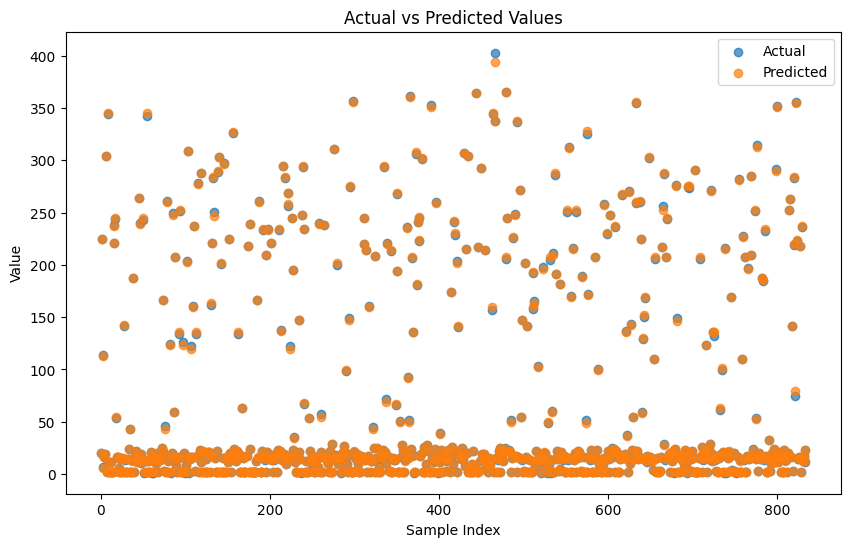

Write the Python code that produced this figure.
import pandas as pd
from sklearn.preprocessing import StandardScaler
import datasets
from sklearn.model_selection import train_test_split
from sklearn.ensemble import GradientBoostingRegressor
from sklearn.metrics import mean_squared_error
import matplotlib.pyplot as plt

# Load dataset
tesla = datasets.load_dataset('codesignal/tsla-historic-prices')
tesla_df = pd.DataFrame(tesla['train'])

# Convert 'Date' to datetime format
tesla_df['Date'] = pd.to_datetime(tesla_df['Date'])

# Calculate SMAs and EMAs
tesla_df['SMA_5'] = tesla_df['Adj Close'].rolling(window=5).mean()
tesla_df['SMA_10'] = tesla_df['Adj Close'].rolling(window=10).mean()
tesla_df['EMA_5'] = tesla_df['Adj Close'].ewm(span=5, adjust=False).mean()
tesla_df['EMA_10'] = tesla_df['Adj Close'].ewm(span=10, adjust=False).mean()

# Drop NaN values
tesla_df.dropna(inplace=True)

# Features and target selection
features = tesla_df[['Open', 'High', 'Low', 'Close', 'Volume', 'SMA_5', 'SMA_10', 'EMA_5', 'EMA_10']].values
target = tesla_df['Adj Close'].values

# Standardizing features
scaler = StandardScaler()
features_scaled = scaler.fit_transform(features)

# Splitting the dataset
X_train, X_test, y_train, y_test = train_test_split(features_scaled, target, test_size=0.25, random_state=42)

# Instantiate and fit the Gradient Boosting Regressor
model = GradientBoostingRegressor(random_state=42)
model.fit(X_train, y_train)

# Predict and evaluate the model
predictions = model.predict(X_test)
mse = mean_squared_error(y_test, predictions)
print("Mean Squared Error:", mse)

# Visualizing the actual vs predicted values
plt.figure(figsize=(10, 6))
plt.scatter(range(len(y_test)), y_test, label='Actual', alpha=0.7)
plt.scatter(range(len(y_test)), predictions, label='Predicted', alpha=0.7)
plt.title('Actual vs Predicted Values')
plt.xlabel('Sample Index')
plt.ylabel('Value')
plt.legend()
plt.show()
